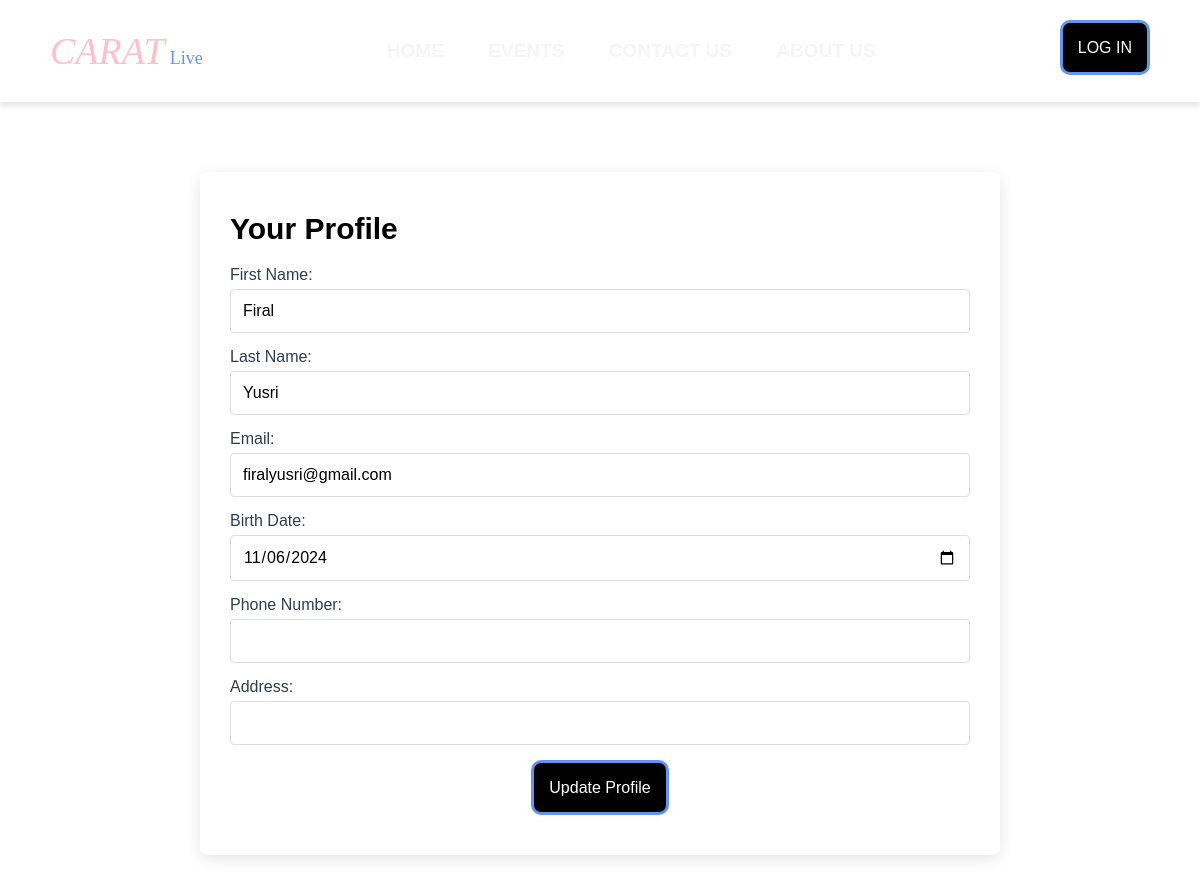
The app's page /profileform.php?user_id=2 with its own data.
### tables this page shows
CREATE TABLE `user` (
  `id` int(11) NOT NULL,
  `firstname` varchar(100) NOT NULL,
  `lastname` varchar(100) NOT NULL,
  `email` varchar(100) NOT NULL,
  `password` varchar(15) NOT NULL,
  `birthdate` date NOT NULL,
  `phonenumber` int(11) NOT NULL,
  `address` varchar(100) NOT NULL
);

### profileform.php (the view, shortened to what this page needs)
<!doctype html>
<html>
<head>
<link rel="stylesheet" href="style.css">
<link rel="stylesheet" href="https://cdnjs.cloudflare.com/ajax/libs/font-awesome/6.5.0/css/all.min.css">
</head>
<?php
include("db_connection.php");
include('header.php');
if (isset($_GET['user_id'])) {
    $user_id = $_GET['user_id'];
    $firstname= '';
    $lastname = '';
    $email = '';
    $birthdate = '';
	$phonenumber = '';
	$address = '';
    $query = "SELECT * FROM user WHERE id = $user_id";
    $result = mysqli_query($conn, $query);
	if(mysqli_num_rows($result) > 0){
		$user = mysqli_fetch_assoc($result);
        $firstname= $user['firstname'];
        $lastname = $user['lastname'];
        $email = $user['email'];
        $birthdate = $user['birthdate'];
        $phonenumber = $user['phonenumber'];
        $address = $user['address'];
	} else{
		echo "User not Found.";
	}
}
?>
<body class="app">
    <div style="display: flex; justify-content: center;">
        <div class="profile-container" style="margin-top: 70px">
		<div class="profile-details">
				<h2>Your Profile</h2>
				<form action="profileedit.php" method="POST">
					<div class="form-group">
						<label for="firstname">First Name:</label>
						<input type="text" id="firstname" name="firstname" <?php echo !empty($firstname) ? 'value="' . htmlspecialchars($firstname) . '"' : ''; ?>>
					</div>
					<div class="form-group">
						<label for="lastname">Last Name:</label>
						<input type="text" id="lastname" name="lastname" <?php echo !empty($lastname) ? 'value="' . htmlspecialchars($lastname) . '"' : ''; ?>>
					</div>
					<div class="form-group">
						<label for="email">Email:</label>
						<input type="email" id="email" name="email" <?php echo !empty($email) ? 'value="' . htmlspecialchars($email) . '"' : ''; ?>>
					</div>
					<div class="form-group">
						<label for="birthdate">Birth Date:</label>
						<input type="date" id="birthdate" name="birthdate" <?php echo !empty($birthdate) ? 'value="' . htmlspecialchars($birthdate) . '"' : ''; ?>>
					</div>
					<div class="form-group">
						<label for="phonenumber">Phone Number:</label>
						<input type="phonenumber" id="phonenumber" name="phonenumber" <?php echo !empty($phonenumber) ? 'value="' . htmlspecialchars($phonenumber) . '"' : ''; ?>>
					</div>
					<div class="form-group">
						<label for="address">Address:</label>
						<input type="address" id="address" name="address" <?php echo !empty($address) ? 'value="' . htmlspecialchars($address) . '"' : ''; ?>>
					</div>
					<div style="text-align: center;">
                    <button class="buttonSecondary">
                    Update Profile
                    </button>
                </div>
				</form>
			</div>
		</div>
   </div>
</body>
</html>

### style.css (style rules this page uses)
* { margin: 0; padding: 0; text-decoration: none; border: none; outline: none; scroll-behavior: smooth; font-family: Verdana, Verdana, sans-serif; color: black; }
h1, h2, h3, h4, h5, h6, h7 { color: black; margin-bottom: 15px; }
html { font-size: 16px; overflow-x: hidden; scroll-behavior: smooth; }
body { position: relative; margin: 0; }
.app { background-image: url("concertBackground.png"); background-size: cover; background-position: center; }
.buttonSecondary, .buttonEvents { background-color: black; height: 55px; border-style: solid; border-color: cornflowerblue; color: white; padding: 15px; border-radius: 10px; font-size: 16px; transition: 0.3s ease; }
* { box-sizing: border-box; }
.form-group { margin-bottom: 15px; text-align: left; }
.form-group label { font-size: 16px; margin-bottom: 5px; display: block; color: #2c3e50; }
.form-group input, .form-group textarea { width: 100%; padding: 12px; border: 1px solid #ddd; border-radius: 4px; font-size: 16px; outline: none; transition: border-color 0.3s ease; }
.profile-container, .details-container { background: #fff; color: #2c3e50; padding: 40px 30px; border-radius: 8px; max-width: 800px; width: 100%; text-align: center; margin: 100px 0; display: flex; justify-content: space-between; align-items: flex-start; gap: 40px; box-shadow: 0px 4px 15px rgba(0, 0, 0, 0.1); }
.profile-details { flex: 1; text-align: left; }
.profile-details h2 { margin-bottom: 20px; font-size: 30px; }

### records on screen
user: firstname "Firal", lastname "Yusri", email "firalyusri@gmail.com", birthdate "11/06/2024"
